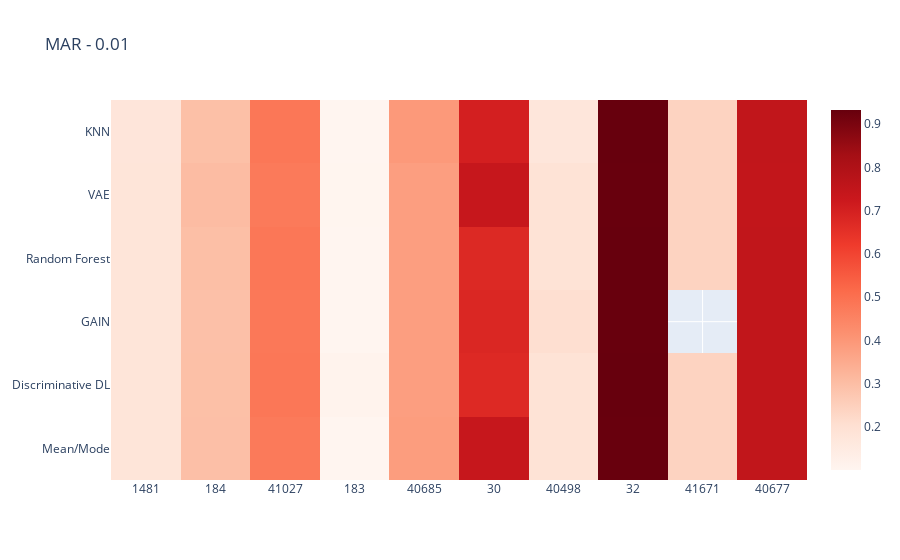
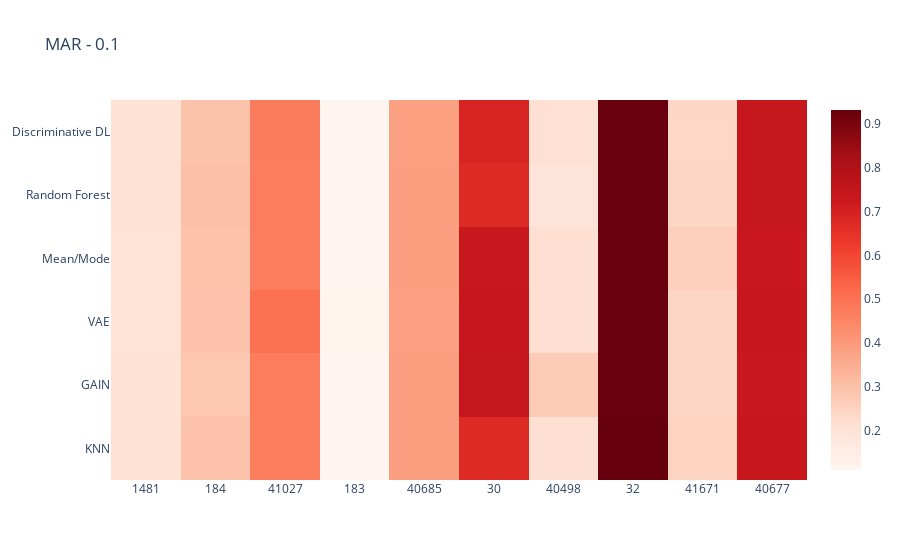
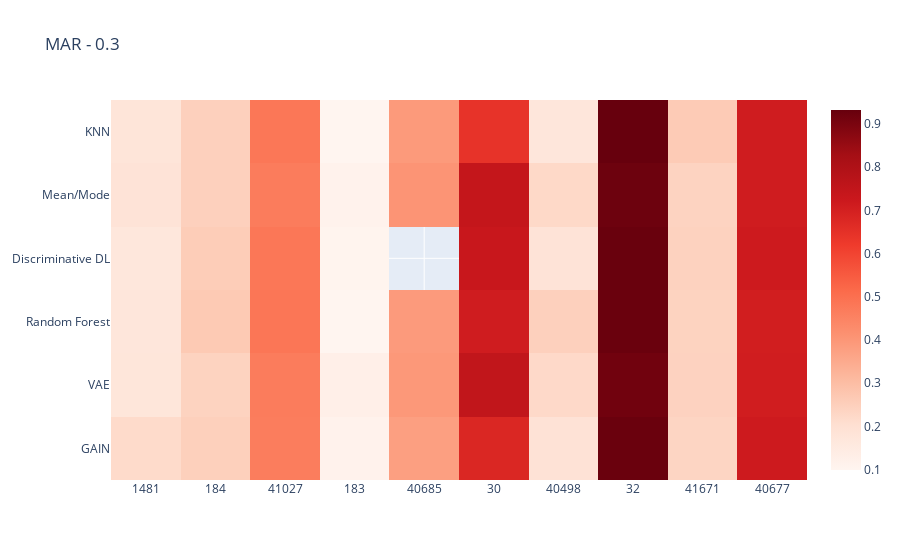
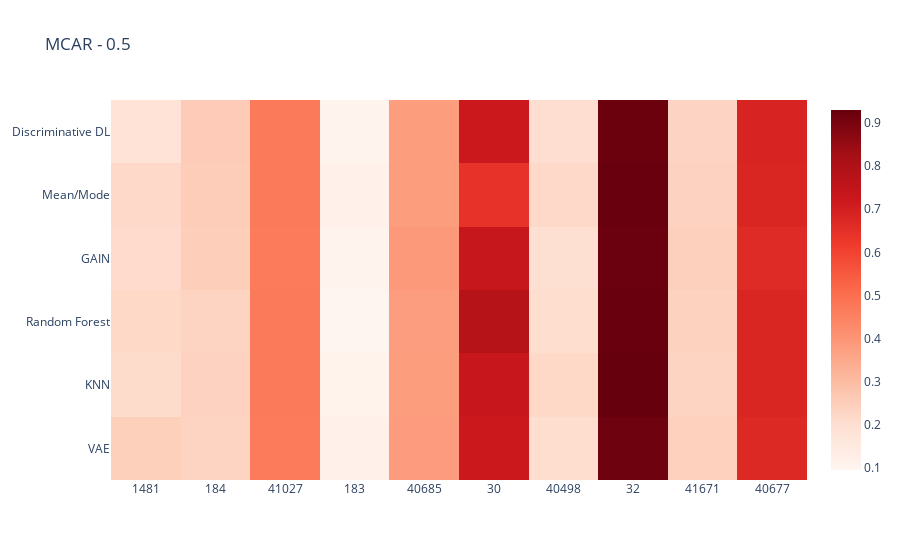

Notebook code for these charts, in order:
### Code cell
# Get a dataframe for each "Data_Constellation"
# Hier mit Variablen arbeiten -> Liste mit Konstellationen

# Hier eventuell for schleife, etc


# drop unneccessary columns

#df_heat = downstream_results_rank
#df_heat.drop(["Missing Type", "Missing Fraction", "Column", "result_type", "metric", "Baseline", "Imputed", "Corrupted", "Unnamed: 0", "Unnamed: 0", "name", "NumberOfClasses", "MajorityClassSize", "MinorityClassSize"], axis=1, inplace=True)

#df_heat['Improvement'] = df_heat['Improvement']
df_heat = df_heat.astype({"Task":"string"})

#mar001.drop(["Missing Type", "Missing Fraction", "Column", "result_type", "metric", "Baseline", "Imputed", "Corrupted", "Unnamed: 0"], axis=1, inplace=True)

data_constellations = ['MAR - 0.01', 'MAR - 0.1', 'MAR - 0.3', 'MCAR - 0.5', 'MCAR - 0.01', 'MCAR - 0.1', 'MCAR - 0.3', 'MCAR - 0.5', 'MNAR - 0.01', 'MNAR - 0.1', 'MNAR - 0.3', 'MNAR - 0.5']


for i in data_constellations:
    data_constel = df_heat.loc[df_heat['Data_Constellation'] == i]

    ### uncomment whatever you want to investigate

    ## sort by amount datapoints (ascending)
    #data_constel = data_constel.sort_values(by=['NumberOfInstances'])

    ## sort by amount of features (ascending)
    data_constel = data_constel.sort_values(by=['NumberOfFeatures'])

    ## sort by amount of datapoints and features (ascending)
    #data_constel = data_constel.sort_values(by=['NumberOfInstances', 'NumberOfFeatures'])

    ## sort by amount of categorical features and datapoints (ascending)
    #data_constel = data_constel.sort_values(by=['NumberOfCategoricalFeatures', 'NumberOfInstances'])

    ## sort by amount of numerical features and datapoints (ascending)
    #data_constel = data_constel.sort_values(by=['NumberOfNumericFeatures', 'NumberOfInstances'])
    
    Dataset_number = data_constel["Task"]
    Imputation_Method = data_constel["Imputation_Method"]
    F1_Score = data_constel["Imputed"]
    

    trace = go.Heatmap(
                   z=F1_Score,
                   x=Dataset_number,
                   y=Imputation_Method,
                   type = 'heatmap',
                    autocolorscale= False,
                    colorscale = 'Reds',
                    #zmid=0,
                    zmin=0,
                    #hoverinfo='text',
                    #text=hovertext
                    )
    data = [trace]
    fig = go.Figure(data=data)
    fig.update_layout(
        title=i,
        xaxis_nticks=36)
    fig.show()

### Figure 1 — Plotly figure (JSON) as saved in the notebook; plotly's stock layout.template omitted (floating-point values rounded to 4 significant figures)
{"data": [{"autocolorscale": false, "colorscale": [[0, "rgb(255,245,240)"], [0.125, "rgb(254,224,210)"], [0.25, "rgb(252,187,161)"], [0.375, "rgb(252,146,114)"], [0.5, "rgb(251,106,74)"], [0.625, "rgb(239,59,44)"], [0.75, "rgb(203,24,29)"], [0.875, "rgb(165,15,21)"], [1, "rgb(103,0,13)"]], "type": "heatmap", "x": ["1481", "184", "1481", "184", "184", "184", "1481", "1481", "1481", "1481", "41027", "41027", "41027", "41027", "41027", "41027", "184", "184", "183", "183", "183", "183", "183", "183", "40685", "40685", "40685", "40685", "40685", "40685", "30", "30", "30", "30", "30", "30", "40498", "40498", "40498", "40498", "40498", "40498", "32", "32", "32", "32", "32", "32", "41671", "41671", "41671", "41671", "41671", "40677", "40677", "40677", "40677", "40677", "40677"], "y": ["Mean/Mode", "Discriminative DL", "GAIN", "Mean/Mode", "Random Forest", "VAE", "KNN", "Random Forest", "Discriminative DL", "VAE", "Mean/Mode", "VAE", "GAIN", "Random Forest", "Discriminative DL", "KNN", "KNN", "GAIN", "GAIN", "VAE", "Mean/Mode", "KNN", "Random Forest", "Discriminative DL", "GAIN", "Random Forest", "Discriminative DL", "Mean/Mode", "KNN", "VAE", "Discriminative DL", "Random Forest", "GAIN", "KNN", "Mean/Mode", "VAE", "Random Forest", "Discriminative DL", "VAE", "Mean/Mode", "GAIN", "KNN", "GAIN", "Mean/Mode", "VAE", "Discriminative DL", "KNN", "Random Forest", "Random Forest", "VAE", "Mean/Mode", "KNN", "Discriminative DL", "GAIN", "Mean/Mode", "Random Forest", "Discriminative DL", "KNN", "VAE"], "z": [0.1801, 0.295, 0.1798, 0.2961, 0.2985, 0.3051, 0.1786, 0.1792, 0.1796, 0.1797, 0.475, 0.4754, 0.4813, 0.4817, 0.4819, 0.482, 0.295, 0.2938, 0.1008, 0.1026, 0.1024, 0.1008, 0.1008, 0.1103, 0.3813, 0.3827, 0.3827, 0.3856, 0.3952, 0.3811, 0.6731, 0.6749, 0.6815, 0.7025, 0.7382, 0.7384, 0.1903, 0.1908, 0.1917, 0.1923, 0.2069, 0.174, 0.9306, 0.9312, 0.9312, 0.9324, 0.9326, 0.9321, 0.2406, 0.24, 0.24, 0.2405, 0.2406, 0.7519, 0.7519, 0.7514, 0.751, 0.7509, 0.7501], "zmin": 0}], "layout": {"title": {"text": "MAR - 0.01"}, "xaxis": {"nticks": 36}}}

### Figure 2 — Plotly figure (JSON) as saved in the notebook; plotly's stock layout.template omitted (floating-point values rounded to 4 significant figures)
{"data": [{"autocolorscale": false, "colorscale": [[0, "rgb(255,245,240)"], [0.125, "rgb(254,224,210)"], [0.25, "rgb(252,187,161)"], [0.375, "rgb(252,146,114)"], [0.5, "rgb(251,106,74)"], [0.625, "rgb(239,59,44)"], [0.75, "rgb(203,24,29)"], [0.875, "rgb(165,15,21)"], [1, "rgb(103,0,13)"]], "type": "heatmap", "x": ["1481", "184", "1481", "184", "184", "184", "1481", "1481", "1481", "1481", "41027", "41027", "41027", "41027", "41027", "41027", "184", "184", "183", "183", "183", "183", "183", "183", "40685", "40685", "40685", "40685", "40685", "40685", "30", "30", "30", "30", "30", "30", "40498", "40498", "40498", "40498", "40498", "40498", "32", "32", "32", "32", "32", "32", "41671", "41671", "41671", "41671", "41671", "41671", "40677", "40677", "40677", "40677", "40677", "40677"], "y": ["KNN", "KNN", "GAIN", "VAE", "Mean/Mode", "Random Forest", "VAE", "Mean/Mode", "Discriminative DL", "Random Forest", "GAIN", "KNN", "Mean/Mode", "Random Forest", "Discriminative DL", "VAE", "Discriminative DL", "GAIN", "Random Forest", "Mean/Mode", "GAIN", "Discriminative DL", "KNN", "VAE", "Discriminative DL", "KNN", "Random Forest", "GAIN", "Mean/Mode", "VAE", "Random Forest", "KNN", "Discriminative DL", "Mean/Mode", "VAE", "GAIN", "Discriminative DL", "VAE", "KNN", "Mean/Mode", "GAIN", "Random Forest", "VAE", "Discriminative DL", "GAIN", "Random Forest", "KNN", "Mean/Mode", "KNN", "Discriminative DL", "VAE", "Random Forest", "GAIN", "Mean/Mode", "Random Forest", "Discriminative DL", "KNN", "VAE", "Mean/Mode", "GAIN"], "z": [0.2048, 0.2953, 0.2043, 0.2957, 0.2966, 0.3007, 0.1976, 0.1992, 0.2013, 0.2029, 0.473, 0.4732, 0.4735, 0.4735, 0.4737, 0.5028, 0.2939, 0.2831, 0.1105, 0.1119, 0.1118, 0.1103, 0.1102, 0.1169, 0.3834, 0.3854, 0.3855, 0.3864, 0.387, 0.3821, 0.6731, 0.6744, 0.6936, 0.7317, 0.7377, 0.7443, 0.2094, 0.2105, 0.2106, 0.2122, 0.2673, 0.1917, 0.9295, 0.9296, 0.9297, 0.93, 0.932, 0.9306, 0.2454, 0.2385, 0.2399, 0.2406, 0.2411, 0.2597, 0.7428, 0.7387, 0.7338, 0.7336, 0.7329, 0.7309], "zmin": 0}], "layout": {"title": {"text": "MAR - 0.1"}, "xaxis": {"nticks": 36}}}

### Figure 3 — Plotly figure (JSON) as saved in the notebook; plotly's stock layout.template omitted (floating-point values rounded to 4 significant figures)
{"data": [{"autocolorscale": false, "colorscale": [[0, "rgb(255,245,240)"], [0.125, "rgb(254,224,210)"], [0.25, "rgb(252,187,161)"], [0.375, "rgb(252,146,114)"], [0.5, "rgb(251,106,74)"], [0.625, "rgb(239,59,44)"], [0.75, "rgb(203,24,29)"], [0.875, "rgb(165,15,21)"], [1, "rgb(103,0,13)"]], "type": "heatmap", "x": ["1481", "1481", "1481", "1481", "184", "184", "184", "184", "184", "184", "1481", "1481", "41027", "41027", "41027", "41027", "41027", "41027", "183", "183", "183", "183", "183", "183", "40685", "40685", "40685", "40685", "40685", "30", "30", "30", "30", "30", "30", "40498", "40498", "40498", "40498", "40498", "40498", "32", "32", "32", "32", "32", "32", "41671", "41671", "41671", "41671", "41671", "41671", "40677", "40677", "40677", "40677", "40677", "40677"], "y": ["GAIN", "VAE", "Random Forest", "Discriminative DL", "Random Forest", "Discriminative DL", "GAIN", "Mean/Mode", "KNN", "VAE", "KNN", "Mean/Mode", "Random Forest", "Discriminative DL", "KNN", "VAE", "Mean/Mode", "GAIN", "KNN", "Discriminative DL", "VAE", "Mean/Mode", "GAIN", "Random Forest", "GAIN", "KNN", "Random Forest", "VAE", "Mean/Mode", "KNN", "GAIN", "Random Forest", "Discriminative DL", "Mean/Mode", "VAE", "KNN", "Discriminative DL", "GAIN", "VAE", "Mean/Mode", "Random Forest", "VAE", "Mean/Mode", "Random Forest", "GAIN", "Discriminative DL", "KNN", "GAIN", "Mean/Mode", "Random Forest", "VAE", "Discriminative DL", "KNN", "GAIN", "Discriminative DL", "Mean/Mode", "KNN", "VAE", "Random Forest"], "z": [0.2186, 0.1756, 0.1731, 0.1697, 0.2662, 0.2577, 0.2495, 0.2491, 0.2479, 0.2413, 0.1784, 0.1866, 0.4836, 0.4832, 0.481, 0.4694, 0.4682, 0.467, 0.09934, 0.1058, 0.1283, 0.113, 0.1125, 0.101, 0.3791, 0.3915, 0.3903, 0.3969, 0.4059, 0.6434, 0.681, 0.7125, 0.7323, 0.7445, 0.7512, 0.1737, 0.1873, 0.1911, 0.2232, 0.2237, 0.2488, 0.9155, 0.9217, 0.9276, 0.9277, 0.9288, 0.9324, 0.2343, 0.2396, 0.2408, 0.2416, 0.2435, 0.2621, 0.7186, 0.7182, 0.7132, 0.7113, 0.7102, 0.7073], "zmin": 0}], "layout": {"title": {"text": "MAR - 0.3"}, "xaxis": {"nticks": 36}}}

### Figure 4 — Plotly figure (JSON) as saved in the notebook; plotly's stock layout.template omitted (floating-point values rounded to 4 significant figures)
{"data": [{"autocolorscale": false, "colorscale": [[0, "rgb(255,245,240)"], [0.125, "rgb(254,224,210)"], [0.25, "rgb(252,187,161)"], [0.375, "rgb(252,146,114)"], [0.5, "rgb(251,106,74)"], [0.625, "rgb(239,59,44)"], [0.75, "rgb(203,24,29)"], [0.875, "rgb(165,15,21)"], [1, "rgb(103,0,13)"]], "type": "heatmap", "x": ["1481", "184", "1481", "184", "184", "184", "1481", "1481", "1481", "1481", "41027", "41027", "41027", "41027", "41027", "41027", "184", "184", "183", "183", "183", "183", "183", "183", "40685", "40685", "40685", "40685", "40685", "40685", "30", "30", "30", "30", "30", "30", "40498", "40498", "40498", "40498", "40498", "40498", "32", "32", "32", "32", "32", "32", "41671", "41671", "41671", "41671", "41671", "41671", "40677", "40677", "40677", "40677", "40677", "40677"], "y": ["VAE", "KNN", "Random Forest", "GAIN", "Mean/Mode", "Discriminative DL", "Discriminative DL", "KNN", "GAIN", "Mean/Mode", "GAIN", "VAE", "Discriminative DL", "Random Forest", "KNN", "Mean/Mode", "VAE", "Random Forest", "Discriminative DL", "Mean/Mode", "KNN", "GAIN", "Random Forest", "VAE", "KNN", "Mean/Mode", "Discriminative DL", "VAE", "GAIN", "Random Forest", "Mean/Mode", "VAE", "Discriminative DL", "KNN", "GAIN", "Random Forest", "Discriminative DL", "Random Forest", "VAE", "KNN", "Mean/Mode", "GAIN", "VAE", "Discriminative DL", "GAIN", "Mean/Mode", "KNN", "Random Forest", "VAE", "Discriminative DL", "KNN", "Mean/Mode", "Random Forest", "GAIN", "Discriminative DL", "Mean/Mode", "KNN", "Random Forest", "VAE", "GAIN"], "z": [0.2465, 0.2391, 0.2212, 0.2495, 0.2524, 0.2584, 0.1856, 0.2122, 0.2132, 0.2195, 0.4673, 0.4692, 0.4699, 0.4711, 0.4718, 0.4723, 0.2368, 0.2335, 0.1076, 0.1186, 0.1083, 0.1044, 0.09601, 0.1205, 0.3813, 0.3817, 0.382, 0.3853, 0.3904, 0.3807, 0.6436, 0.7203, 0.7243, 0.7331, 0.7386, 0.7788, 0.2047, 0.2056, 0.2057, 0.2208, 0.2222, 0.1986, 0.918, 0.9217, 0.923, 0.9265, 0.9297, 0.9284, 0.2428, 0.2326, 0.237, 0.2383, 0.2404, 0.2453, 0.6867, 0.6797, 0.6791, 0.679, 0.6714, 0.6651], "zmin": 0}], "layout": {"title": {"text": "MCAR - 0.5"}, "xaxis": {"nticks": 36}}}
